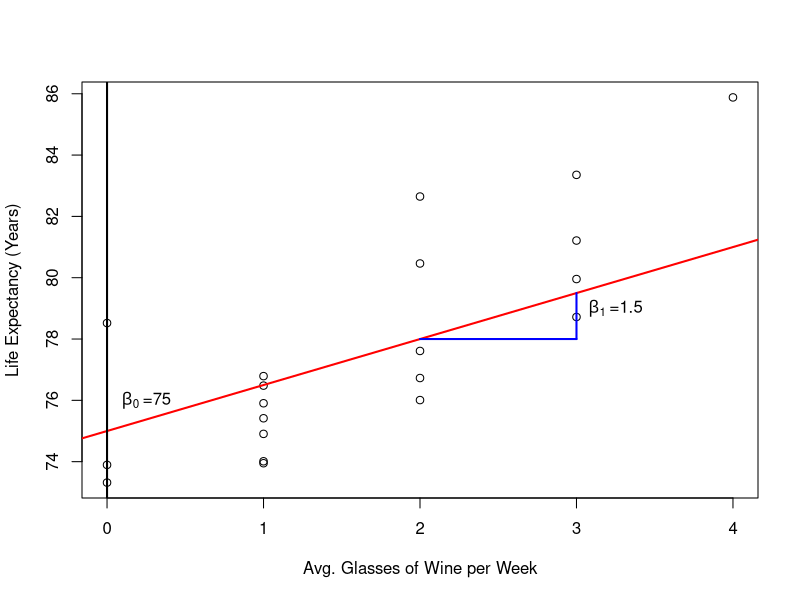
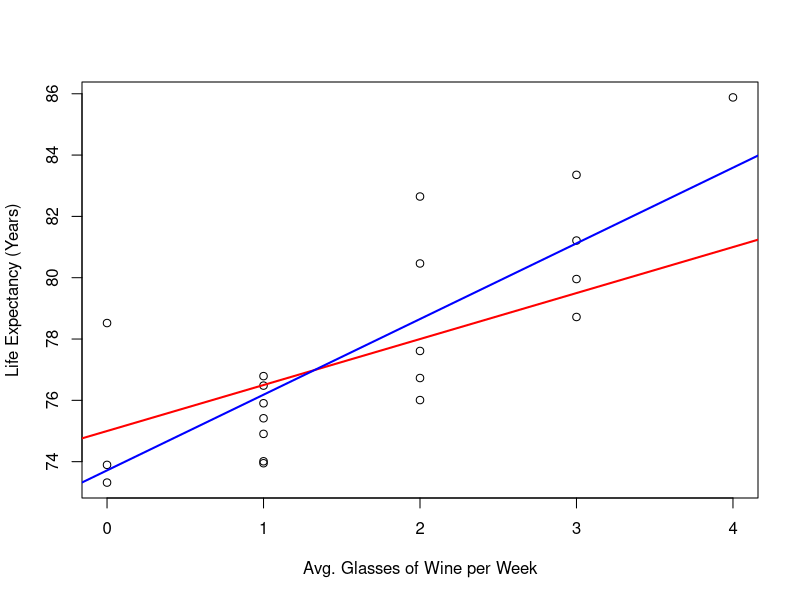
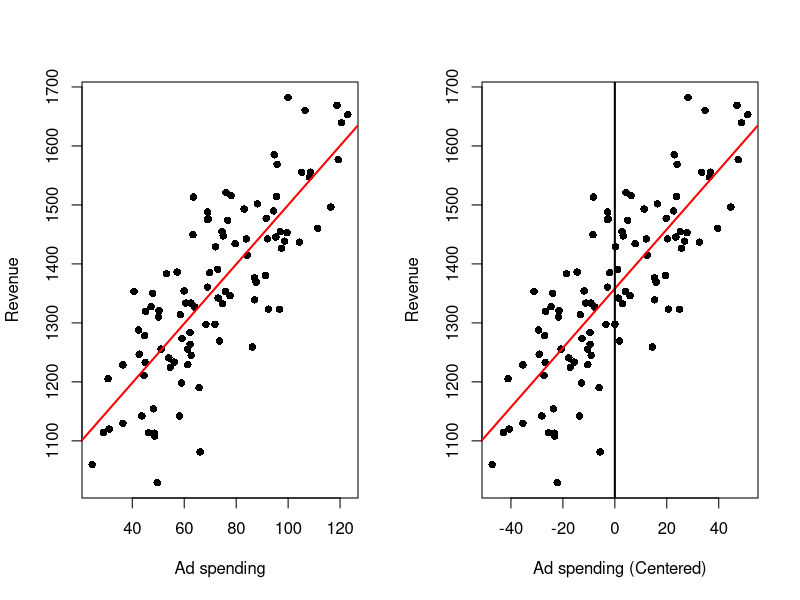
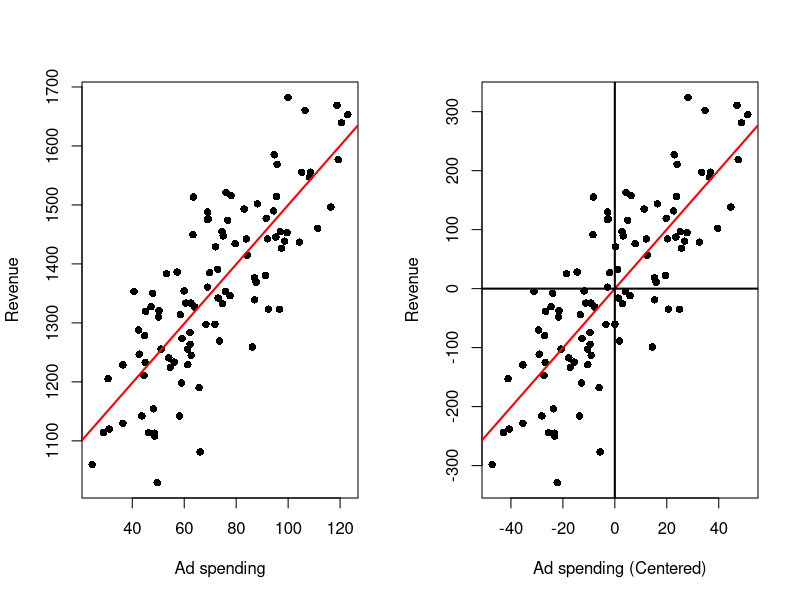
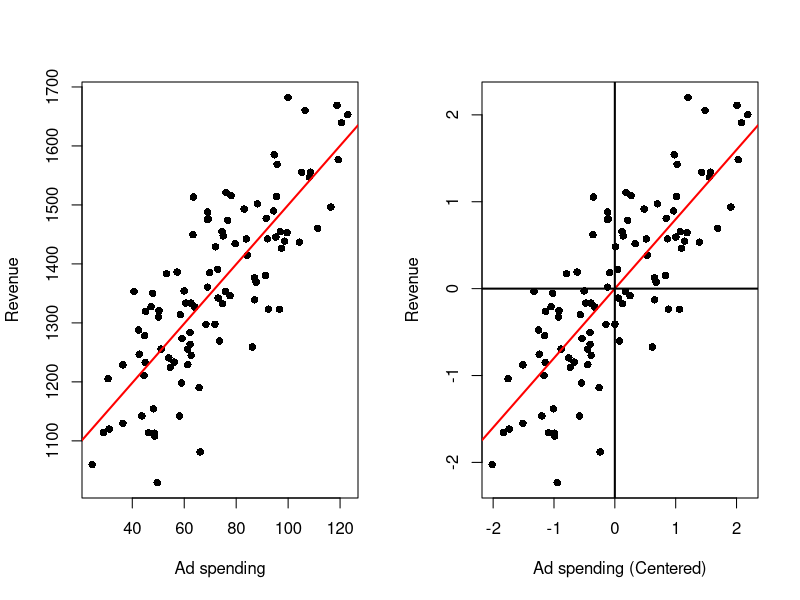
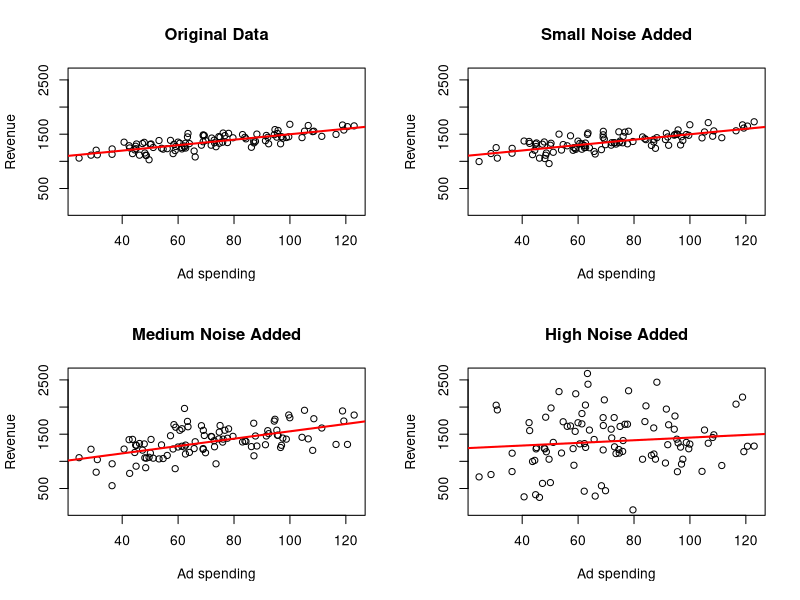
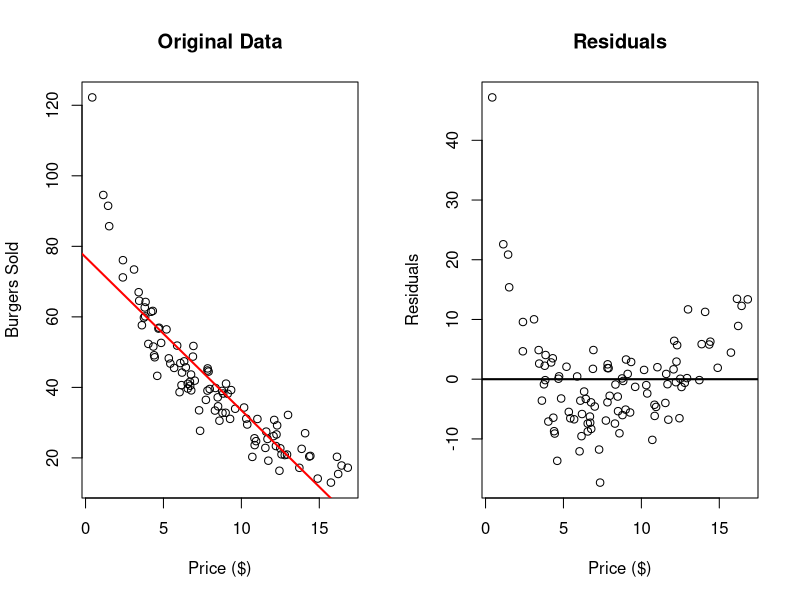
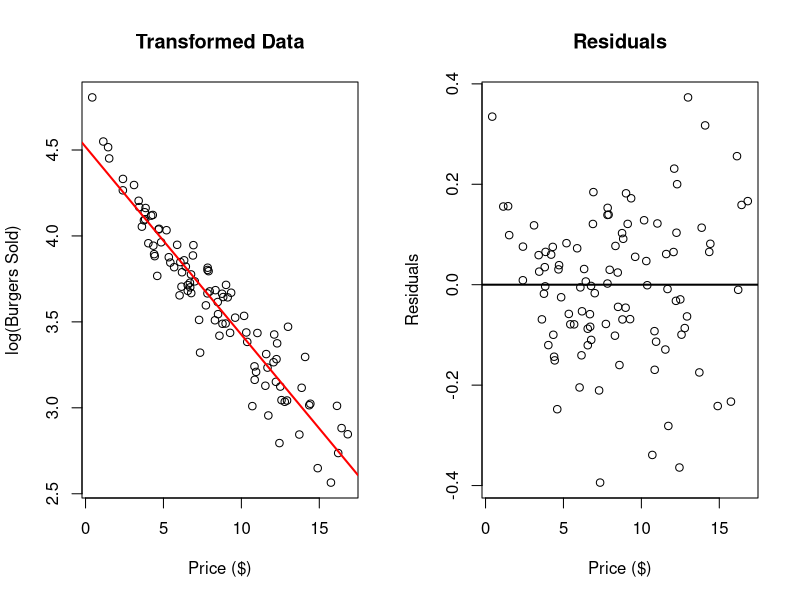

Here is the R script that generated these plots, in order:
## ---- chunk 1
dat <- read.csv(file = "Wine Data.csv")
plot(x    = dat$Glasses,
     y    = dat$Years,
     xlab = "Avg. Glasses of Wine per Week",
     ylab = "Life Expectancy (Years)")
abline(a   = 75,
       b   = 1.5,
       col = 'red',
       lwd = 2)
abline(v   = 0,
       lwd = 2)
text(x = 0.25, y = 76, expression(beta[0] ~ "=75"))
text(x = 3.25, y = 79, expression(beta[1] ~ "=1.5"))
segments(x0 = c(2, 3),
         x1 = c(3, 3),
         y0 = c(78, 78),
         y1 = c(78, 79.5),
         lwd = 2,
         col = 'blue')
## ---- chunk 2
outReg <- lm(Years ~ Glasses, data = dat)
plot(x    = dat$Glasses,
     y    = dat$Years,
     xlab = "Avg. Glasses of Wine per Week",
     ylab = "Life Expectancy (Years)")
abline(a   = 75,
       b   = 1.5,
       col = 'red',
       lwd = 2)
abline(a   = outReg$coefficients[1],
       b   = outReg$coefficients[2],
       col = 'blue',
       lwd = 2)
## ---- chunk 3
# Read Data
dat <- read.csv("Ad spending Data.csv")
# Assign data
x <- dat$Ad.Spending
y <- dat$Revenue
# Centers x
xCen <- x - mean(x)
# Linear regression on the original data
outRegOri <- lm(y ~ x)
# Linear regression on the centered data
outRegCen <- lm(y ~ xCen)
## Two plots in the same image
par(mfrow = c(1, 2))
## Original data
# Plots the points
plot(x    = x,
     y    = y,
     xlab = "Ad spending",
     ylab = "Revenue",
     pch  = 16)
# Plots the regression line
abline(a   = outRegOri$coefficients[1],
       b   = outRegOri$coefficients[2],
       col = 'red',
       lwd = 2)
## Independent Variable centered data
# Plots the points
plot(x    = xCen,
     y    = y,
     xlab = "Ad spending (Centered)",
     ylab = "Revenue",
     pch  = 16)
# Plots the regression line
abline(a   = outRegCen$coefficients[1],
       b   = outRegCen$coefficients[2],
       col = 'red',
       lwd = 2)
abline(v   = 0,
       lwd = 2)
## ---- chunk 4
# Read Data
dat <- read.csv("Ad spending Data.csv")
# Assign data
x <- dat$Ad.Spending
y <- dat$Revenue
# Centers x and y
xCen <- x - mean(x)
yCen <- y - mean(y)
# Linear regression on the original data
outRegOri <- lm(y ~ x)
# Linear regression on the centered data
outRegCen <- lm(yCen ~ xCen)
# Plots
## Two plots in the same image
par(mfrow = c(1, 2))
## Original data
# Plots the points
plot(x    = x,
     y    = y,
     xlab = "Ad spending",
     ylab = "Revenue",
     pch  = 16)
# Plots the regression line
abline(a   = outRegOri$coefficients[1],
       b   = outRegOri$coefficients[2],
       col = 'red',
       lwd = 2)
## Centered data
# Plots the points
plot(x    = xCen,
     y    = yCen,
     xlab = "Ad spending (Centered)",
     ylab = "Revenue",
     pch  = 16)
# Plots the regression line
abline(a   = outRegCen$coefficients[1],
       b   = outRegCen$coefficients[2],
       col = 'red',
       lwd = 2)
abline(v   = 0,
       lwd = 2)
abline(h   = 0,
       lwd = 2)
## ---- chunk 5
# Read Data
dat <- read.csv("Ad spending Data.csv")
# Assign data
x <- dat$Ad.Spending
y <- dat$Revenue
# Standardizes x and y
xSta <- (x - mean(x))/sqrt(var(x))
ySta <- (y - mean(y))/sqrt(var(y))
# Linear regression on the original data
outRegOri <- lm(y ~ x)
# Linear regression on the standard data
outRegSta <- lm(ySta ~ xSta)
# Plots
## Two plots in the same image
par(mfrow = c(1, 2))
## Original data
# Plots the points
plot(x    = x,
     y    = y,
     xlab = "Ad spending",
     ylab = "Revenue",
     pch  = 16)
# Plots the regression line
abline(a   = outRegOri$coefficients[1],
       b   = outRegOri$coefficients[2],
       col = 'red',
       lwd = 2)
## Standard data
# Plots the points
plot(x    = xSta,
     y    = ySta,
     xlab = "Ad spending (Centered)",
     ylab = "Revenue",
     pch  = 16)
# Plots the regression line
abline(a   = outRegSta$coefficients[1],
       b   = outRegSta$coefficients[2],
       col = 'red',
       lwd = 2)
abline(v   = 0,
       lwd = 2)
abline(h   = 0,
       lwd = 2)
## ---- chunk 6
# Read Data
dat <- read.csv("Ad spending Data.csv")
# Assign data
x <- dat$Ad.Spending
y <- dat$Revenue

# Adds Noise
yNoiLe1 <- y + rnorm(n = 100, sd =  50)
yNoiLe2 <- y + rnorm(n = 100, sd = 200)
yNoiLe3 <- y + rnorm(n = 100, sd = 500)

# Auxiliary Variables
ymax <- max(y, yNoiLe1, yNoiLe2, yNoiLe3)
ymin <- min(y, yNoiLe1, yNoiLe2, yNoiLe3)
xmax = max(x)
xmin = min(x)

# Performs Linear Regression
outRegOri    <- lm(y ~ x)
outRegNoiLe1 <- lm(yNoiLe1 ~ x)
outRegNoiLe2 <- lm(yNoiLe2 ~ x)
outRegNoiLe3 <- lm(yNoiLe3 ~ x)

# Plots
par(mfrow = c(2, 2))

plot(x    = x,
     y    = y,
     xlab = "Ad spending",
     ylab = "Revenue",
     main = "Original Data",
     ylim = c(ymin, ymax),
     xlim = c(xmin, xmax))
# Plots the regression line
abline(a   = outRegOri$coefficients[1],
       b   = outRegOri$coefficients[2],
       col = 'red',
       lwd = 2)
plot(x    = x,
     y    = yNoiLe1,
     xlab = "Ad spending",
     ylab = "Revenue",
     main = "Small Noise Added",
     ylim = c(ymin, ymax),
     xlim = c(xmin, xmax))
# Plots the regression line
abline(a   = outRegNoiLe1$coefficients[1],
       b   = outRegNoiLe1$coefficients[2],
       col = 'red',
       lwd = 2)
plot(x    = x,
     y    = yNoiLe2,
     xlab = "Ad spending",
     ylab = "Revenue",
     main = "Medium Noise Added",
     ylim = c(ymin, ymax),
     xlim = c(xmin, xmax))
# Plots the regression line
abline(a   = outRegNoiLe2$coefficients[1],
       b   = outRegNoiLe2$coefficients[2],
       col = 'red',
       lwd = 2)
plot(x    = x,
     y    = yNoiLe3,
     xlab = "Ad spending",
     ylab = "Revenue",
     main = "High Noise Added",
     ylim = c(ymin, ymax),
     xlim = c(xmin, xmax))
# Plots the regression line
abline(a   = outRegNoiLe3$coefficients[1],
       b   = outRegNoiLe3$coefficients[2],
       col = 'red',
       lwd = 2)

print("Original Data LM summary")
summary(outRegOri)
print("Level 1 LM summary")
summary(outRegNoiLe1)
print("Level 2 LM summary")
summary(outRegNoiLe2)
print("Level 3 LM summary")
summary(outRegNoiLe3)
## ---- chunk 7
dat <- read.csv("Burger Data.csv")

outReg <- lm(Burgers ~ Price, data = dat)

# Original Data
par(mfrow = c(1, 2))
plot(x    = dat$Price,
     y    = dat$Burgers,
     xlab = "Price ($)",
     ylab = "Burgers Sold",
     main = "Original Data")
abline(a   = outReg$coefficients[1],
       b   = outReg$coefficients[2],
       col = 'red',
       lwd = 2)
# Residuals
plot(x = dat$Price,
     y = outReg$residuals,
     xlab = "Price ($)",
     ylab = "Residuals",
     main = "Residuals")
abline(h   = 0,
       lwd = 2)
## ---- chunk 8
dat <- read.csv("Burger Data.csv")

outReg <- lm(log(Burgers) ~ Price, data = dat)

# Original Data
par(mfrow = c(1, 2))
plot(x    = dat$Price,
     y    = log(dat$Burgers),
     xlab = "Price ($)",
     ylab = "log(Burgers Sold)",
     main = "Transformed Data")
abline(a   = outReg$coefficients[1],
       b   = outReg$coefficients[2],
       col = 'red',
       lwd = 2)
# Residuals
plot(x = dat$Price,
     y = outReg$residuals,
     xlab = "Price ($)",
     ylab = "Residuals",
     main = "Residuals")
abline(h   = 0,
       lwd = 2)
## ---- chunk 9
dat <- read.csv("Burger Data.csv")

outReg <- lm(Burgers ~ log(Price), data = dat)

# Original Data
par(mfrow = c(1, 2))
plot(x    = log(dat$Price),
     y    = dat$Burgers,
     xlab = "log(Price) (log($))",
     ylab = "Burgers Sold",
     main = "Transformed Data")
abline(a   = outReg$coefficients[1],
       b   = outReg$coefficients[2],
       col = 'red',
       lwd = 2)
# Residuals
plot(x = dat$Price,
     y = outReg$residuals,
     xlab = "log(Price) (log($))",
     ylab = "Residuals",
     main = "Residuals")
abline(h   = 0,
       lwd = 2)
## ---- chunk 10
dat <- read.csv("Burger Data.csv")

x <- dat$Price
y <- dat$Burgers

outRegOri <- lm(y ~ x)
outRegTr1 <- lm(log(y) ~ x)
outRegTr2 <- lm(y ~ log(x))

summary(outRegOri)
summary(outRegTr1)
summary(outRegTr2)
## ---- chunk 11
dat <- read.csv("Height Data.csv")

outReg <- lm(Height ~ Age, data = dat)

# Original Data
par(mfrow = c(1, 2))
plot(x    = dat$Age,
     y    = dat$Height,
     xlab = "Age (years)",
     ylab = "Height (in)",
     main = "Original Data")
abline(a   = outReg$coefficients[1],
       b   = outReg$coefficients[2],
       col = 'red',
       lwd = 2)
# Residuals
plot(x = dat$Age,
     y = outReg$residuals,
     xlab = "Age (years)",
     ylab = "Residuals (in)",
     main = "Residuals")
abline(h   = 0,
       lwd = 2)
## ---- chunk 12
dat <- read.csv("Wine Data.csv")

x <- dat$Glasses
y <- dat$Years

ymin <- min(y, max(y) - 22)
ymax <- max(y, min(y) + 22)
xmin <- min(x)
xmax <- max(x)

par(mfrow = c(2, 2))
# No Outliers
outRegNoo <- lm(y ~ x)
plot(x    = x,
     y    = y,
     ylim = c(ymin, ymax),
     xlim = c(xmin, xmax),
     xlab = "Average Glasses per Week",
     ylab = "Life Expectancy",
     main = "No Outliers")
abline(a   = outRegNoo$coefficients[1],
       b   = outRegNoo$coefficients[2],
       col = 'red',
       lwd = 2)

# Outlier on the left side
# Adds Observation
x <- c(x, 0)
y <- c(y, 90)
outRegLef <- lm(y ~ x)
plot(x    = x,
     y    = y,
     ylim = c(ymin, ymax),
     xlim = c(xmin, xmax),
     xlab = "Average Glasses per Week",
     ylab = "Life Expectancy",
     main = "Outlier Left")
points(x   = x[21],
       y   = y[21],
       pch = 16,
       col = 'blue')
abline(a   = outRegLef$coefficients[1],
       b   = outRegLef$coefficients[2],
       col = 'red',
       lwd = 2)
# Outlier on the right side
# Adds Observation
x[21] <- 4
y[21] <- 68
outRegRig <- lm(y ~ x)
plot(x    = x,
     y    = y,
     ylim = c(ymin, ymax),
     xlim = c(xmin, xmax),
     xlab = "Average Glasses per Week",
     ylab = "Life Expectancy",
     main = "Right Outliers")
points(x   = x[21],
       y   = y[21],
       pch = 16,
       col = 'blue')
abline(a   = outRegRig$coefficients[1],
       b   = outRegRig$coefficients[2],
       col = 'red',
       lwd = 2)
# Outlier on the right side
# Adds Observation
x[21] <- 2
y[21] <- 95
outRegCen <- lm(y ~ x)
plot(x    = x,
     y    = y,
     ylim = c(ymin, ymax),
     xlim = c(xmin, xmax),
     xlab = "Average Glasses per Week",
     ylab = "Life Expectancy",
     main = "Center Outliers")
points(x   = x[21],
       y   = y[21],
       pch = 16,
       col = 'blue')
abline(a   = outRegCen$coefficients[1],
       b   = outRegCen$coefficients[2],
       col = 'red',
       lwd = 2)
## ---- chunk 13
x <- dat$Glasses
y <- dat$Years

ymin <- min(outRegNoo$residuals, outRegLef$residuals, outRegRig$residuals, outRegCen$residuals)
ymax <- max(outRegNoo$residuals, outRegLef$residuals, outRegRig$residuals, outRegCen$residuals)
xmin <- min(x)
xmax <- max(x)

par(mfrow = c(2, 2))
plot(x    = dat$Glasses,
     y    = outRegNoo$residuals,
     ylim = c(ymin, ymax),
     xlim = c(xmin, xmax),
     xlab = "Average Glasses per Week",
     ylab = "Residuals",
     main = "No Outliers")
abline(h   = 0,
       lwd = 2)

# Outlier on the left side
x[21] <- 0
y[21] <- 90
plot(x    = x,
     y    = outRegLef$residuals,
     ylim = c(ymin, ymax),
     xlim = c(xmin, xmax),
     xlab = "Average Glasses per Week",
     ylab = "Residuals",
     main = "Left Outlier")
abline(h   = 0,
       lwd = 2)
# Outlier on the right side
# Adds Observation
x[21] <- 4
y[21] <- 68
plot(x    = x,
     y    = outRegRig$residuals,
     ylim = c(ymin, ymax),
     xlim = c(xmin, xmax),
     xlab = "Average Glasses per Week",
     ylab = "Residuals",
     main = "Left Outlier")
abline(h   = 0,
       lwd = 2)
# Outlier on the right side
# Adds Observation
x[21] <- 2
y[21] <- 95
plot(x    = x,
     y    = outRegCen$residuals,
     ylim = c(ymin, ymax),
     xlim = c(xmin, xmax),
     xlab = "Average Glasses per Week",
     ylab = "Residuals",
     main = "Left Outlier")
abline(h   = 0,
       lwd = 2)
## ---- chunk 14
summary(outRegNoo)
summary(outRegLef)
summary(outRegRig)
summary(outRegCen)
## ---- chunk 15
dat <- read.csv("Height Data.csv")

# Fits linear Model
outReg <- lm(dat$Height ~ dat$Age)

# Plots residuals for each sex
ymin <- min(outReg$residuals)
ymax <- max(outReg$residuals)

par(mfrow=c(1, 2))
plot(x = dat$Age[dat$Sex == 1],
     y = outReg$residuals[dat$Sex == 1],
     ylim = c(ymin, ymax),
     xlab = "Age",
     ylab = "Residuals",
     main = "Males")
abline(h   = 0,
       lwd = 2)
plot(x = dat$Age[dat$Sex == 0],
     y = outReg$residuals[dat$Sex == 0],
     ylim = c(ymin, ymax),
     xlab = "Age",
     ylab = "Residuals",
     main = "Females")
abline(h   = 0,
       lwd = 2)
## ---- chunk 16
### Cross Validation Example

# Read Data
dat <- read.csv(file = "Burger Data.csv")

# Saves Variables
x <- dat$Price
y <- dat$Burgers

# Number of Observations
n <- length(y)

# Number of Folds
numFol <- 10
# Fold Size
sizFol <- round(n / numFol)

# List Containing the Fold indices
fol <- list()
# Select Fold Indeces
# Initialization
ind <- 1:n
for(i in 1:numFol){
  # Computes the remaining number of indices
  numInd   <- length(ind)
  # Randomly selects indices from the remaining indeces
  indFol   <- sample(x = 1:length(ind), size = sizFol, replace = FALSE)
  # Saves the inidices to the list of Fold Indeces
  fol[[i]] <- ind[indFol]
  # Removes the indices from the indeces vector
  ind      <- ind[- indFol]
}

# Models to try
X <- cbind(x, log(x),      x, log(x))
Y <- cbind(y,      y, log(y), log(y))

# Number of Models to compare
numMod <- dim(Y)[2]
# Saves the validation metric for each model and each fold 
matMet <- matrix(data = NA, nrow = numFol, ncol = numMod)


par(mfrow=c(2, 2))
# Loops through the models
for(k in 1:numMod){
  yMod <- Y[, k]
  xMod <- X[, k]
  plot(x = xMod,
       y = yMod,
       xlab = "Price ($)",
       ylab = "Burgers",
       main = paste0("Model ", k))
  metFol <- numeric(length = numFol)
  # Loops through the folds
  for(i in 1:numFol){
    # At Each Fold do Linear Regression without the test set
    outReg   <- lm(yMod[-fol[[i]]] ~ xMod[-fol[[i]]])
    # Evaluate Out of Sample
    yHatOut   <- outReg$coefficients[1] + outReg$coefficients[2] * xMod[fol[[i]]] 
    if(k >= 3 ){
      metEva    <- mean((exp(yMod[fol[[i]]]) - exp(yHatOut))^2)
    } else {
      metEva    <- mean((yMod[fol[[i]]] - yHatOut)^2)
    }
    metFol[i] <- metEva
  }
  matMet[, k] <- metFol
}
